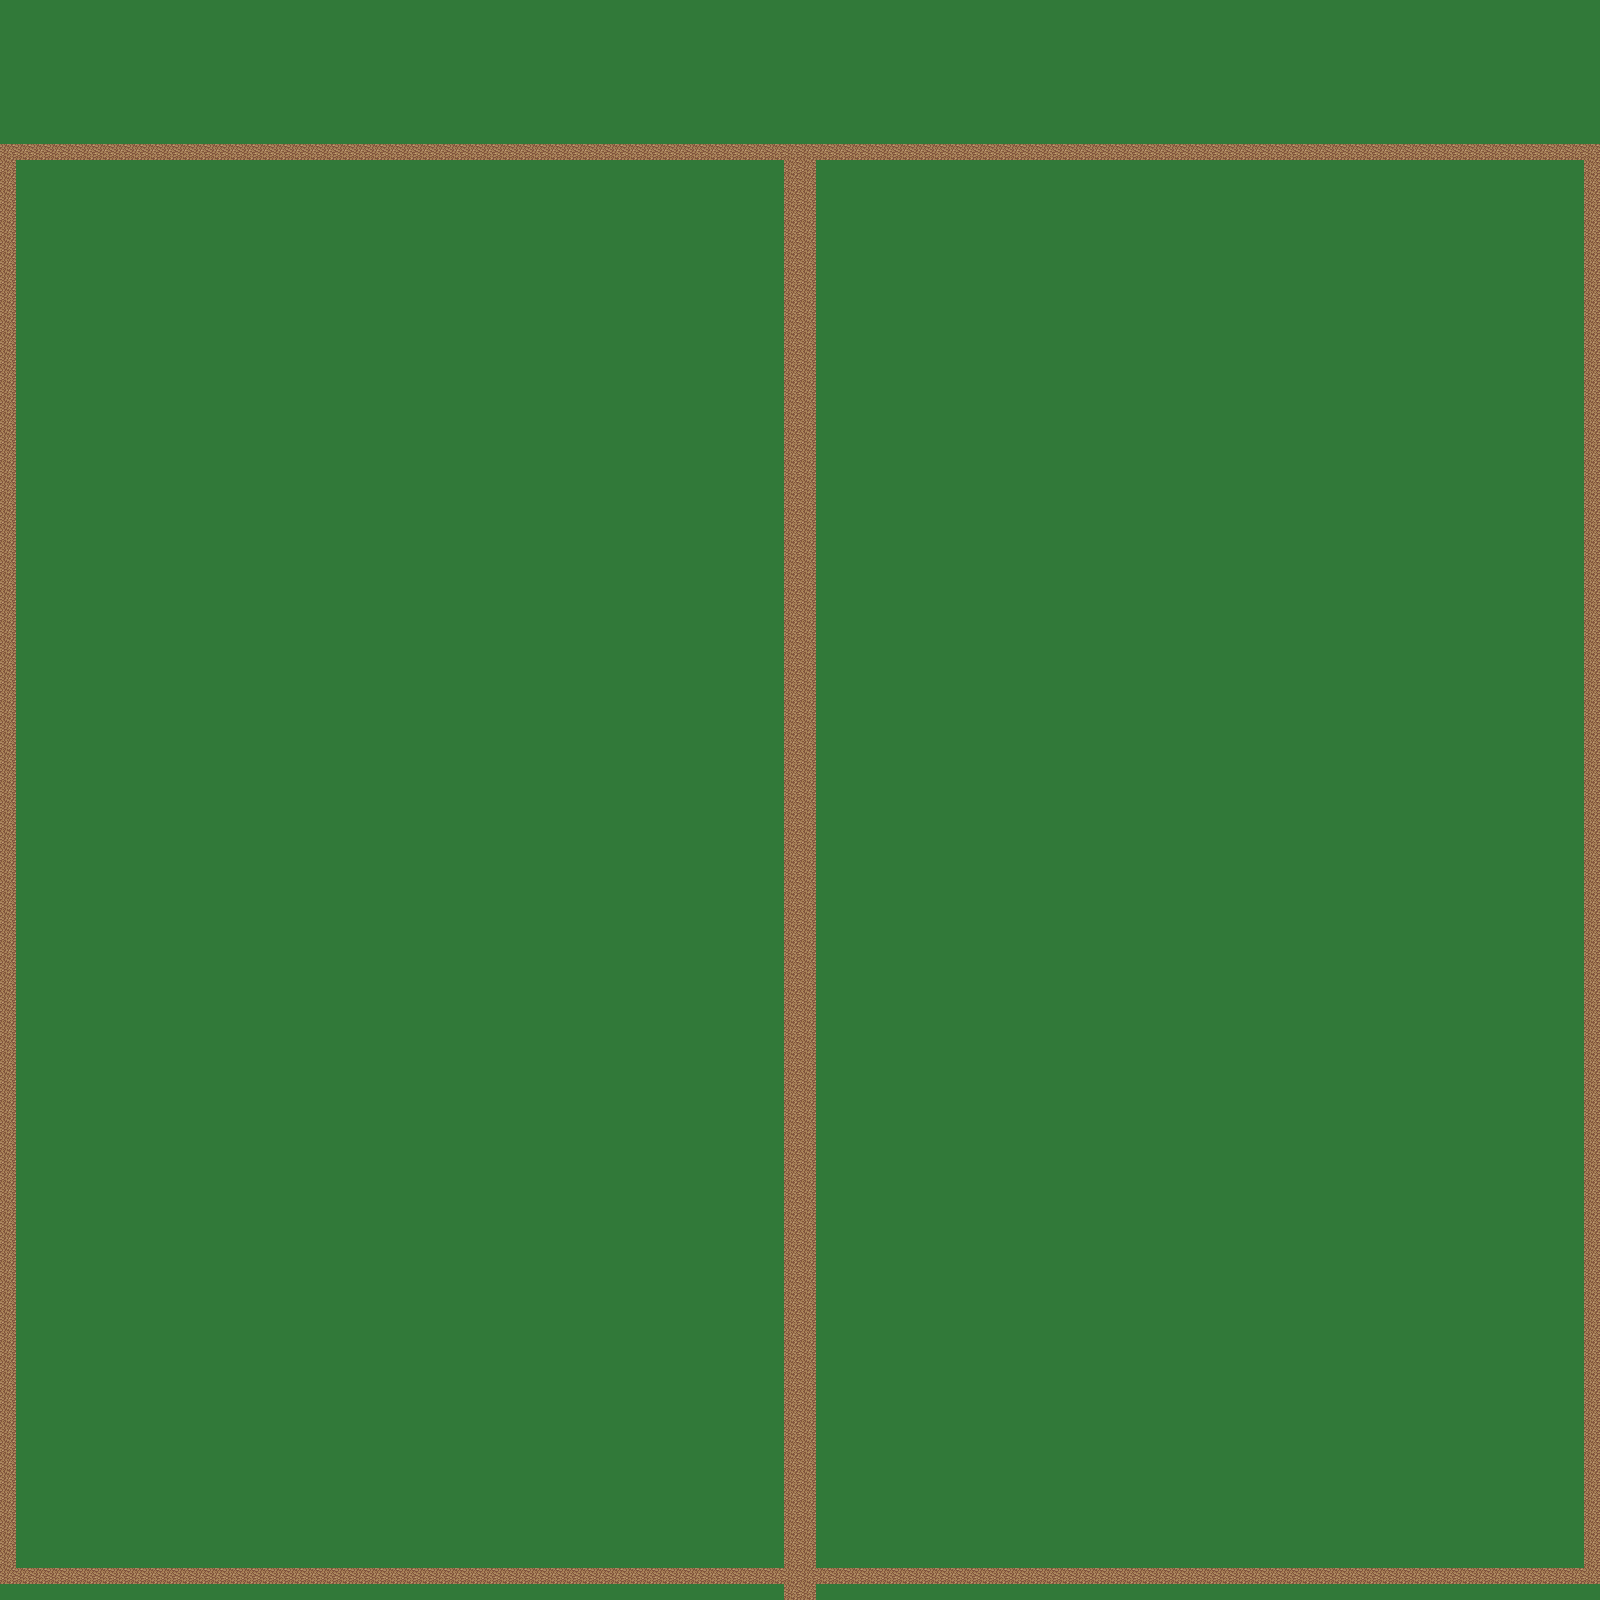

Rendered tile map (Tiled .tmx) drawn with the repository's tilesets; below, a short description and the map source with its tile grids summarised:
An orthogonal 100x100 tile map with 16x16 px tiles, 2 tile layers (Tile Layer 1, Tile Layer 2).

<map version="1.8" tiledversion="1.8.4" orientation="orthogonal" renderorder="right-down" width="100" height="100" tilewidth="16" tileheight="16" infinite="0" nextlayerid="3" nextobjectid="1">
 <tileset firstgid="1" name="grasstiles" tilewidth="16" tileheight="16" tilecount="100" columns="10">
  <image source="grasstiles.png" width="160" height="160" />
 </tileset>
 <layer id="1" name="Tile Layer 1" width="100" height="100">
  <data>[10000 cells, 10000 non-empty, 1 distinct tile ids]</data>
 </layer>
 <layer id="2" name="Tile Layer 2" width="100" height="100">
  <data>[10000 cells, 554 non-empty, 1 distinct tile ids]</data>
 </layer>
</map>
